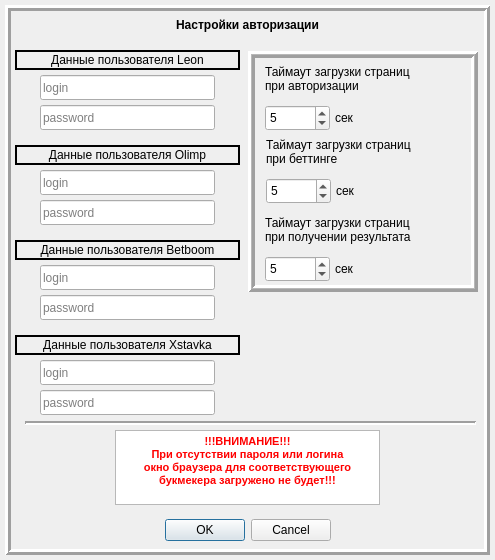
<?xml version="1.0" encoding="UTF-8"?>
<ui version="4.0">
 <class>browser_control_settings</class>
 <widget class="QDialog" name="browser_control_settings">
  <property name="windowModality">
   <enum>Qt::ApplicationModal</enum>
  </property>
  <property name="geometry">
   <rect>
    <x>0</x>
    <y>0</y>
    <width>495</width>
    <height>560</height>
   </rect>
  </property>
  <property name="sizePolicy">
   <sizepolicy hsizetype="Fixed" vsizetype="Fixed">
    <horstretch>0</horstretch>
    <verstretch>0</verstretch>
   </sizepolicy>
  </property>
  <property name="minimumSize">
   <size>
    <width>495</width>
    <height>560</height>
   </size>
  </property>
  <property name="maximumSize">
   <size>
    <width>495</width>
    <height>560</height>
   </size>
  </property>
  <property name="windowTitle">
   <string>Настройки управления браузером</string>
  </property>
  <property name="modal">
   <bool>true</bool>
  </property>
  <widget class="QDialogButtonBox" name="buttonBox">
   <property name="geometry">
    <rect>
     <x>80</x>
     <y>515</y>
     <width>335</width>
     <height>30</height>
    </rect>
   </property>
   <property name="orientation">
    <enum>Qt::Horizontal</enum>
   </property>
   <property name="standardButtons">
    <set>QDialogButtonBox::Cancel|QDialogButtonBox::Ok</set>
   </property>
   <property name="centerButtons">
    <bool>true</bool>
   </property>
  </widget>
  <widget class="QTextBrowser" name="textBrowser">
   <property name="geometry">
    <rect>
     <x>115</x>
     <y>430</y>
     <width>265</width>
     <height>75</height>
    </rect>
   </property>
   <property name="styleSheet">
    <string notr="true">color: rgb(255, 0, 0);</string>
   </property>
   <property name="verticalScrollBarPolicy">
    <enum>Qt::ScrollBarAlwaysOff</enum>
   </property>
   <property name="horizontalScrollBarPolicy">
    <enum>Qt::ScrollBarAlwaysOff</enum>
   </property>
   <property name="html">
    <string>&lt;!DOCTYPE HTML PUBLIC &quot;-//W3C//DTD HTML 4.0//EN&quot; &quot;http://www.w3.org/TR/REC-html40/strict.dtd&quot;&gt;
&lt;html&gt;&lt;head&gt;&lt;meta name=&quot;qrichtext&quot; content=&quot;1&quot; /&gt;&lt;style type=&quot;text/css&quot;&gt;
p, li { white-space: pre-wrap; }
&lt;/style&gt;&lt;/head&gt;&lt;body style=&quot; font-family:'Ubuntu'; font-size:11pt; font-weight:400; font-style:normal;&quot;&gt;
&lt;p align=&quot;center&quot; style=&quot; margin-top:0px; margin-bottom:0px; margin-left:0px; margin-right:0px; -qt-block-indent:0; text-indent:0px;&quot;&gt;&lt;span style=&quot; font-family:'MS Shell Dlg 2'; font-size:8pt; font-weight:600;&quot;&gt;!!!ВНИМАНИЕ!!! &lt;br /&gt;При отсутствии пароля или логина &lt;br /&gt;окно браузера для соответствующего &lt;br /&gt;букмекера загружено не будет!!!&lt;/span&gt;&lt;/p&gt;&lt;/body&gt;&lt;/html&gt;</string>
   </property>
   <property name="textInteractionFlags">
    <set>Qt::NoTextInteraction</set>
   </property>
  </widget>
  <widget class="QLabel" name="label_authDataLeon">
   <property name="geometry">
    <rect>
     <x>15</x>
     <y>50</y>
     <width>225</width>
     <height>20</height>
    </rect>
   </property>
   <property name="frameShape">
    <enum>QFrame::WinPanel</enum>
   </property>
   <property name="text">
    <string>&lt;html&gt;&lt;head/&gt;&lt;body&gt;&lt;p&gt;&lt;span style=&quot; font-size:9pt;&quot;&gt;Данные пользователя Leon&lt;/span&gt;&lt;/p&gt;&lt;/body&gt;&lt;/html&gt;</string>
   </property>
   <property name="alignment">
    <set>Qt::AlignCenter</set>
   </property>
  </widget>
  <widget class="QLineEdit" name="lineEdit_loginLeon">
   <property name="geometry">
    <rect>
     <x>40</x>
     <y>75</y>
     <width>175</width>
     <height>25</height>
    </rect>
   </property>
   <property name="text">
    <string/>
   </property>
   <property name="echoMode">
    <enum>QLineEdit::Normal</enum>
   </property>
   <property name="placeholderText">
    <string>login</string>
   </property>
  </widget>
  <widget class="QLineEdit" name="lineEdit_passwordLeon">
   <property name="geometry">
    <rect>
     <x>40</x>
     <y>105</y>
     <width>175</width>
     <height>25</height>
    </rect>
   </property>
   <property name="text">
    <string/>
   </property>
   <property name="echoMode">
    <enum>QLineEdit::PasswordEchoOnEdit</enum>
   </property>
   <property name="placeholderText">
    <string>password</string>
   </property>
   <property name="clearButtonEnabled">
    <bool>false</bool>
   </property>
  </widget>
  <widget class="QLineEdit" name="lineEdit_passwordOlimp">
   <property name="geometry">
    <rect>
     <x>40</x>
     <y>200</y>
     <width>175</width>
     <height>25</height>
    </rect>
   </property>
   <property name="echoMode">
    <enum>QLineEdit::PasswordEchoOnEdit</enum>
   </property>
   <property name="placeholderText">
    <string>password</string>
   </property>
  </widget>
  <widget class="QLineEdit" name="lineEdit_loginOlimp">
   <property name="geometry">
    <rect>
     <x>40</x>
     <y>170</y>
     <width>175</width>
     <height>25</height>
    </rect>
   </property>
   <property name="echoMode">
    <enum>QLineEdit::Normal</enum>
   </property>
   <property name="placeholderText">
    <string>login</string>
   </property>
  </widget>
  <widget class="QLabel" name="label_authDataOlimp">
   <property name="geometry">
    <rect>
     <x>15</x>
     <y>145</y>
     <width>225</width>
     <height>20</height>
    </rect>
   </property>
   <property name="frameShape">
    <enum>QFrame::WinPanel</enum>
   </property>
   <property name="text">
    <string>&lt;html&gt;&lt;head/&gt;&lt;body&gt;&lt;p&gt;&lt;span style=&quot; font-size:9pt;&quot;&gt;Данные пользователя Olimp&lt;/span&gt;&lt;/p&gt;&lt;/body&gt;&lt;/html&gt;</string>
   </property>
   <property name="alignment">
    <set>Qt::AlignCenter</set>
   </property>
  </widget>
  <widget class="QLabel" name="label_authDataBetboom">
   <property name="geometry">
    <rect>
     <x>15</x>
     <y>240</y>
     <width>225</width>
     <height>20</height>
    </rect>
   </property>
   <property name="frameShape">
    <enum>QFrame::WinPanel</enum>
   </property>
   <property name="text">
    <string>&lt;html&gt;&lt;head/&gt;&lt;body&gt;&lt;p&gt;&lt;span style=&quot; font-size:9pt;&quot;&gt;Данные пользователя Betboom&lt;/span&gt;&lt;/p&gt;&lt;/body&gt;&lt;/html&gt;</string>
   </property>
   <property name="alignment">
    <set>Qt::AlignCenter</set>
   </property>
  </widget>
  <widget class="QLineEdit" name="lineEdit_passwordBetboom">
   <property name="geometry">
    <rect>
     <x>40</x>
     <y>295</y>
     <width>175</width>
     <height>25</height>
    </rect>
   </property>
   <property name="echoMode">
    <enum>QLineEdit::PasswordEchoOnEdit</enum>
   </property>
   <property name="placeholderText">
    <string>password</string>
   </property>
  </widget>
  <widget class="QLineEdit" name="lineEdit_loginBetboom">
   <property name="geometry">
    <rect>
     <x>40</x>
     <y>265</y>
     <width>175</width>
     <height>25</height>
    </rect>
   </property>
   <property name="echoMode">
    <enum>QLineEdit::Normal</enum>
   </property>
   <property name="placeholderText">
    <string>login</string>
   </property>
  </widget>
  <widget class="QLabel" name="label_authDataXstavka">
   <property name="geometry">
    <rect>
     <x>15</x>
     <y>335</y>
     <width>225</width>
     <height>20</height>
    </rect>
   </property>
   <property name="frameShape">
    <enum>QFrame::WinPanel</enum>
   </property>
   <property name="text">
    <string>&lt;html&gt;&lt;head/&gt;&lt;body&gt;&lt;p&gt;&lt;span style=&quot; font-size:9pt;&quot;&gt;Данные пользователя Xstavka&lt;/span&gt;&lt;/p&gt;&lt;/body&gt;&lt;/html&gt;</string>
   </property>
   <property name="alignment">
    <set>Qt::AlignCenter</set>
   </property>
  </widget>
  <widget class="QLineEdit" name="lineEdit_passwordXstavka">
   <property name="geometry">
    <rect>
     <x>40</x>
     <y>390</y>
     <width>175</width>
     <height>25</height>
    </rect>
   </property>
   <property name="echoMode">
    <enum>QLineEdit::PasswordEchoOnEdit</enum>
   </property>
   <property name="placeholderText">
    <string>password</string>
   </property>
  </widget>
  <widget class="QLineEdit" name="lineEdit_loginXstavka">
   <property name="geometry">
    <rect>
     <x>40</x>
     <y>360</y>
     <width>175</width>
     <height>25</height>
    </rect>
   </property>
   <property name="echoMode">
    <enum>QLineEdit::Normal</enum>
   </property>
   <property name="placeholderText">
    <string>login</string>
   </property>
  </widget>
  <widget class="QLabel" name="label_authorizationSettings">
   <property name="geometry">
    <rect>
     <x>155</x>
     <y>15</y>
     <width>185</width>
     <height>20</height>
    </rect>
   </property>
   <property name="font">
    <font>
     <weight>75</weight>
     <bold>true</bold>
    </font>
   </property>
   <property name="text">
    <string>Настройки авторизации</string>
   </property>
   <property name="alignment">
    <set>Qt::AlignCenter</set>
   </property>
   <property name="textInteractionFlags">
    <set>Qt::NoTextInteraction</set>
   </property>
  </widget>
  <widget class="Line" name="line_browserControlSettings_1">
   <property name="geometry">
    <rect>
     <x>25</x>
     <y>413</y>
     <width>451</width>
     <height>20</height>
    </rect>
   </property>
   <property name="lineWidth">
    <number>2</number>
   </property>
   <property name="orientation">
    <enum>Qt::Horizontal</enum>
   </property>
  </widget>
  <widget class="QFrame" name="frame">
   <property name="geometry">
    <rect>
     <x>5</x>
     <y>5</y>
     <width>485</width>
     <height>550</height>
    </rect>
   </property>
   <property name="frameShape">
    <enum>QFrame::Box</enum>
   </property>
   <property name="frameShadow">
    <enum>QFrame::Raised</enum>
   </property>
   <property name="lineWidth">
    <number>3</number>
   </property>
   <widget class="QSpinBox" name="spinBox_authorizationPageLoadTimeout">
    <property name="geometry">
     <rect>
      <x>260</x>
      <y>100</y>
      <width>65</width>
      <height>26</height>
     </rect>
    </property>
    <property name="maximum">
     <number>9999</number>
    </property>
    <property name="value">
     <number>5</number>
    </property>
   </widget>
   <widget class="QLabel" name="label_authorizationPageLoadTimeout_1">
    <property name="geometry">
     <rect>
      <x>260</x>
      <y>54</y>
      <width>191</width>
      <height>41</height>
     </rect>
    </property>
    <property name="text">
     <string>&lt;html&gt;&lt;head/&gt;&lt;body&gt;&lt;p&gt;Таймаут загрузки страниц &lt;br/&gt;при авторизации&lt;/p&gt;&lt;/body&gt;&lt;/html&gt;</string>
    </property>
   </widget>
   <widget class="QLabel" name="label_authorizationPageLoadTimeout_2">
    <property name="geometry">
     <rect>
      <x>330</x>
      <y>104</y>
      <width>31</width>
      <height>17</height>
     </rect>
    </property>
    <property name="text">
     <string>сек</string>
    </property>
   </widget>
   <widget class="QLabel" name="label_resultPageLoadTimeout_2">
    <property name="geometry">
     <rect>
      <x>330</x>
      <y>255</y>
      <width>31</width>
      <height>17</height>
     </rect>
    </property>
    <property name="text">
     <string>сек</string>
    </property>
   </widget>
   <widget class="QSpinBox" name="spinBox_resultPageLoadTimeout">
    <property name="geometry">
     <rect>
      <x>260</x>
      <y>251</y>
      <width>65</width>
      <height>26</height>
     </rect>
    </property>
    <property name="maximum">
     <number>9999</number>
    </property>
    <property name="value">
     <number>5</number>
    </property>
   </widget>
   <widget class="QLabel" name="label_resultPageLoadTimeout_1">
    <property name="geometry">
     <rect>
      <x>260</x>
      <y>205</y>
      <width>191</width>
      <height>41</height>
     </rect>
    </property>
    <property name="text">
     <string>&lt;html&gt;&lt;head/&gt;&lt;body&gt;&lt;p&gt;Таймаут загрузки страниц &lt;br/&gt;при получении результата&lt;/p&gt;&lt;/body&gt;&lt;/html&gt;</string>
    </property>
   </widget>
   <widget class="QFrame" name="frame_autobetTimeoutSettings">
    <property name="geometry">
     <rect>
      <x>243</x>
      <y>46</y>
      <width>230</width>
      <height>241</height>
     </rect>
    </property>
    <property name="frameShape">
     <enum>QFrame::Box</enum>
    </property>
    <property name="frameShadow">
     <enum>QFrame::Raised</enum>
    </property>
    <property name="lineWidth">
     <number>3</number>
    </property>
    <property name="midLineWidth">
     <number>1</number>
    </property>
    <widget class="QLabel" name="label_betPageLoadTimeout_2">
     <property name="geometry">
      <rect>
       <x>88</x>
       <y>131</y>
       <width>31</width>
       <height>17</height>
      </rect>
     </property>
     <property name="text">
      <string>сек</string>
     </property>
    </widget>
    <widget class="QLabel" name="label_betPageLoadTimeout_1">
     <property name="geometry">
      <rect>
       <x>18</x>
       <y>81</y>
       <width>191</width>
       <height>41</height>
      </rect>
     </property>
     <property name="text">
      <string>&lt;html&gt;&lt;head/&gt;&lt;body&gt;&lt;p&gt;Таймаут загрузки страниц &lt;br/&gt;при беттинге&lt;/p&gt;&lt;/body&gt;&lt;/html&gt;</string>
     </property>
    </widget>
    <widget class="QSpinBox" name="spinBox_betPageLoadTimeout">
     <property name="geometry">
      <rect>
       <x>18</x>
       <y>127</y>
       <width>65</width>
       <height>26</height>
      </rect>
     </property>
     <property name="maximum">
      <number>9999</number>
     </property>
     <property name="value">
      <number>5</number>
     </property>
    </widget>
   </widget>
   <zorder>frame_autobetTimeoutSettings</zorder>
   <zorder>spinBox_authorizationPageLoadTimeout</zorder>
   <zorder>label_authorizationPageLoadTimeout_1</zorder>
   <zorder>label_authorizationPageLoadTimeout_2</zorder>
   <zorder>label_resultPageLoadTimeout_2</zorder>
   <zorder>spinBox_resultPageLoadTimeout</zorder>
   <zorder>label_resultPageLoadTimeout_1</zorder>
  </widget>
  <zorder>frame</zorder>
  <zorder>buttonBox</zorder>
  <zorder>textBrowser</zorder>
  <zorder>label_authDataLeon</zorder>
  <zorder>lineEdit_loginLeon</zorder>
  <zorder>lineEdit_passwordLeon</zorder>
  <zorder>lineEdit_passwordOlimp</zorder>
  <zorder>lineEdit_loginOlimp</zorder>
  <zorder>label_authDataOlimp</zorder>
  <zorder>label_authDataBetboom</zorder>
  <zorder>lineEdit_passwordBetboom</zorder>
  <zorder>lineEdit_loginBetboom</zorder>
  <zorder>label_authDataXstavka</zorder>
  <zorder>lineEdit_passwordXstavka</zorder>
  <zorder>lineEdit_loginXstavka</zorder>
  <zorder>label_authorizationSettings</zorder>
  <zorder>line_browserControlSettings_1</zorder>
 </widget>
 <resources/>
 <connections>
  <connection>
   <sender>buttonBox</sender>
   <signal>accepted()</signal>
   <receiver>browser_control_settings</receiver>
   <slot>accept()</slot>
   <hints>
    <hint type="sourcelabel">
     <x>248</x>
     <y>254</y>
    </hint>
    <hint type="destinationlabel">
     <x>157</x>
     <y>274</y>
    </hint>
   </hints>
  </connection>
  <connection>
   <sender>buttonBox</sender>
   <signal>rejected()</signal>
   <receiver>browser_control_settings</receiver>
   <slot>reject()</slot>
   <hints>
    <hint type="sourcelabel">
     <x>316</x>
     <y>260</y>
    </hint>
    <hint type="destinationlabel">
     <x>286</x>
     <y>274</y>
    </hint>
   </hints>
  </connection>
 </connections>
</ui>
